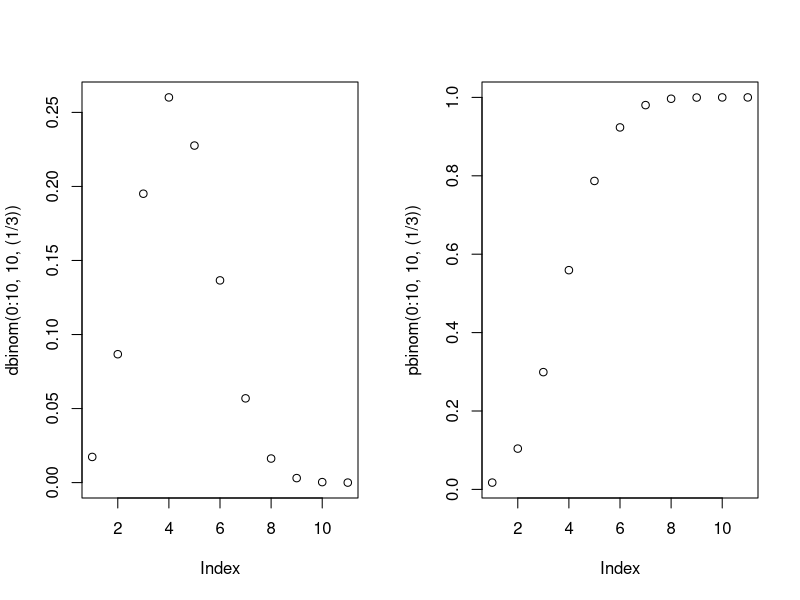

Recreate this plot in R.
## ---- chunk 1
knitr::opts_chunk$set(echo = TRUE)
## ---- chunk 2
dbinom(1,10, (1/3))


# What is the probability of 1 success out of 10 trials given the probability of success is 1/3 in a single trial


dbinom(0:10, 10, (1/3))


 


#Then we wanted to know what the discrete probabilities would be for 0-10 trials given the observed probability of 1/3. 
## ---- chunk 3
pbinom(0:10, 10, (1/3))


par(mfrow = c(1,2))
plot(dbinom(0:10,10, (1/3)))
plot(pbinom(0:10,10, (1/3)))
